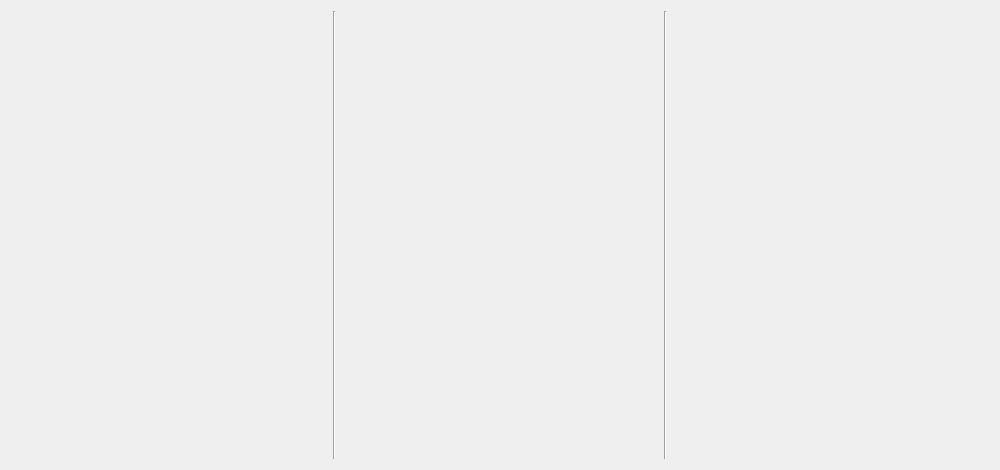
<?xml version="1.0" encoding="UTF-8"?>
<ui version="4.0">
 <class>Canvas</class>
 <widget class="QWidget" name="Canvas">
  <property name="geometry">
   <rect>
    <x>0</x>
    <y>0</y>
    <width>1000</width>
    <height>470</height>
   </rect>
  </property>
  <property name="minimumSize">
   <size>
    <width>1000</width>
    <height>470</height>
   </size>
  </property>
  <property name="windowTitle">
   <string>Form</string>
  </property>
  <layout class="QHBoxLayout" name="horizontalLayout">
   <item>
    <widget class="QwtPlot" name="qwtPlot1"/>
   </item>
   <item>
    <widget class="Line" name="line">
     <property name="orientation">
      <enum>Qt::Vertical</enum>
     </property>
    </widget>
   </item>
   <item>
    <widget class="QwtPlot" name="qwtPlot2"/>
   </item>
   <item>
    <widget class="Line" name="line_2">
     <property name="orientation">
      <enum>Qt::Vertical</enum>
     </property>
    </widget>
   </item>
   <item>
    <widget class="QwtPlot" name="qwtPlot3"/>
   </item>
  </layout>
 </widget>
 <customwidgets>
  <customwidget>
   <class>QwtPlot</class>
   <extends>QFrame</extends>
   <header>qwt_plot.h</header>
  </customwidget>
 </customwidgets>
 <resources/>
 <connections/>
</ui>
